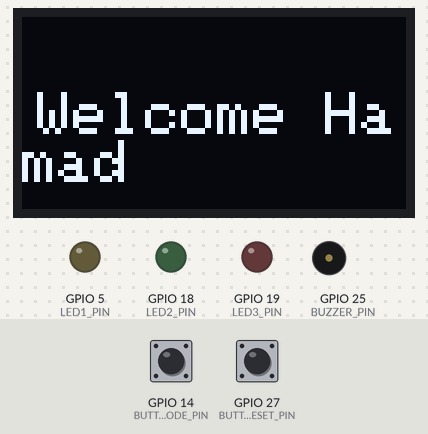
Bench run of a program on a simulated ESP32. Shown: 128×64 one-colour display, output pins drawn as LEDs (lit = HIGH), buzzer (waves = sounding, pin HIGH). Dashed ring = blinking. Inputs (shaded band) come from the test bench; at power-on: GPIO 14 (BUTTON_MODE_PIN) HIGH, GPIO 27 (BUTTON_RESET_PIN) HIGH. What the program prints to the serial monitor is not drawn.

Above: at 3.3 s.
3.4 s: GPIO 14 (BUTTON_MODE_PIN) pulled LOW for 1 s
5.9 s: GPIO 14 (BUTTON_MODE_PIN) pulled LOW for 0.15 s
At 6.47 s:
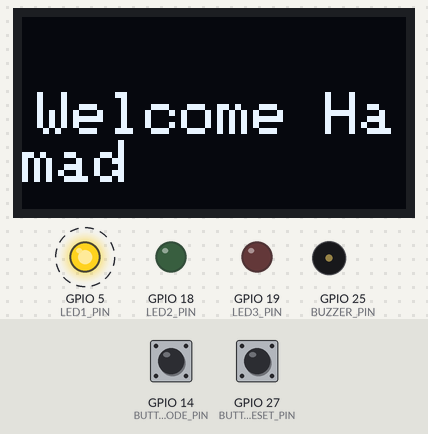
9.0 s: GPIO 14 (BUTTON_MODE_PIN) pulled LOW for 0.15 s
10.8 s: GPIO 14 (BUTTON_MODE_PIN) pulled LOW for 0.15 s
At 11.47 s:
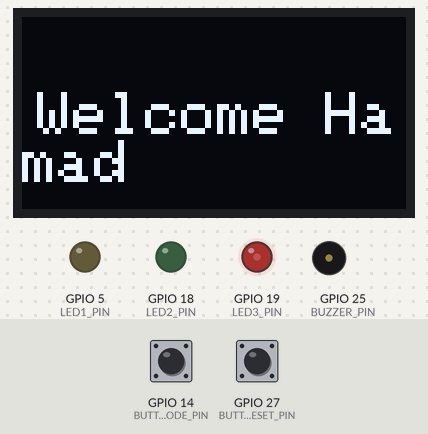
11.5 s: GPIO 27 (BUTTON_RESET_PIN) pulled LOW for 0.15 s
At 11.8 s:
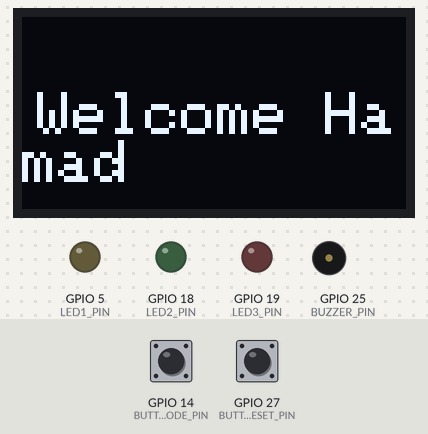
13.1 s: GPIO 14 (BUTTON_MODE_PIN) pulled LOW for 3.2 s
At 16.7 s:
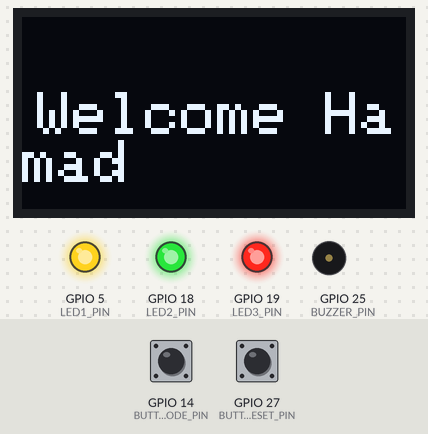
Timing chart, 0 to 18.2 s (numbered marks = the images above; inputs shaded):
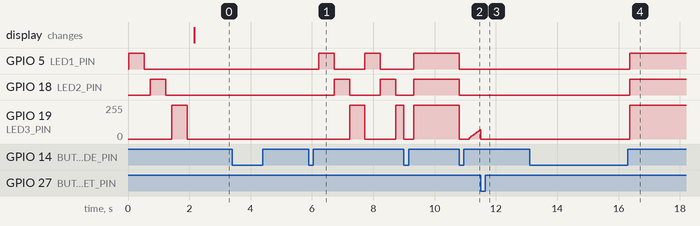

Measured:
- after the input at 5.9 s, GPIO 5 (LED1_PIN): alternates HIGH for 0.50 s and LOW for 1.0 s, starting after 0.33 s; GPIO 18 (LED2_PIN): alternates HIGH for 0.50 s and LOW for 1.0 s, starting after 0.83 s; GPIO 19 (LED3_PIN): 0/255 → 255/255 after 1.3 s, → 0/255 0.50 s later, → 255/255 1.0 s later
- after the input at 10.8 s, GPIO 5 (LED1_PIN), GPIO 18 (LED2_PIN): HIGH → LOW at once
- after the input at 11.5 s, GPIO 5 (LED1_PIN), GPIO 18 (LED2_PIN): stays LOW (without the input it goes to HIGH after 0.20 s)
- after the input at 13.1 s, GPIO 5 (LED1_PIN), GPIO 18 (LED2_PIN): LOW → HIGH after 3.3 s; GPIO 19 (LED3_PIN): 0/255 → 255/255 after 3.3 s

The program:

main.cpp
```cpp
// Task A
// Name: Hamad Khan
// Registration: 23_NTU_CS_1098
// CS B 5th

#include <Wire.h>
#include <Adafruit_GFX.h>
#include <Adafruit_SSD1306.h>

// --- Pin Definitions --- (ESP32 PINS)
#define BUTTON_MODE_PIN 14
#define BUTTON_RESET_PIN 27
#define LED1_PIN 5
#define LED2_PIN 18
#define LED3_PIN 19    // PWM capable pin
#define BUZZER_PIN 25

// --- OLED Setup (I2C) ---
#define SCREEN_WIDTH 128
#define SCREEN_HEIGHT 64
#define OLED_ADDR 0x3C
Adafruit_SSD1306 display(SCREEN_WIDTH, SCREEN_HEIGHT, &Wire, -1);

// --- Program Variables ---
int currentMode = 0;
const int TOTAL_MODES = 4;
unsigned long previousBlinkTime = 0;
int blinkState = 0; // 0=LED1, 1=LED2, 2=LED3
int fadeValue = 0;
bool fadeDirection = true;

// --- Mode Names for Display ---
const char* modeNames[] = {
  "ALL LEDs OFF",
  "ONE-BY-ONE Blink",
  "ALL LEDs ON",
  "PWM Fade"
};

// --- Function Prototypes ---
void testAllLEDs();
void resetLEDs();
void updateDisplay();
void oneByOneBlink();
void pwmFade();

void setup() {
  // Initialize Serial for debugging
  Serial.begin(115200);

  // Button Inputs with internal pull-up resistors
  pinMode(BUTTON_MODE_PIN, INPUT_PULLUP);
  pinMode(BUTTON_RESET_PIN, INPUT_PULLUP);

  // LED Outputs
  pinMode(LED1_PIN, OUTPUT);
  pinMode(LED2_PIN, OUTPUT);
  pinMode(LED3_PIN, OUTPUT);
  pinMode(BUZZER_PIN, OUTPUT);

  // --- OLED Display Initialization ---
  if(!display.begin(SSD1306_SWITCHCAPVCC, OLED_ADDR)) {
    Serial.println("SSD1306 allocation failed!");
  } else {
    Serial.println("OLED initialized successfully!");
  }

  // Display setup
  display.clearDisplay();
  display.setTextSize(1);
  display.setTextColor(WHITE);
  display.setCursor(0, 0);

  // Test all LEDs at startup
  testAllLEDs();

  resetLEDs();
  updateDisplay();

  Serial.println(" Task 1 - LED Mode Cycling System Started");
  Serial.println("Press Button 1 (Pin 14) to change modes");
  Serial.println("Press Button 2 (Pin 27) to reset to OFF");
}

void loop() {
  // --- Mode Button: Cycle through modes ---
  if (digitalRead(BUTTON_MODE_PIN) == LOW) {
    currentMode = (currentMode + 1) % TOTAL_MODES;
    resetLEDs();
    updateDisplay();
    Serial.print(" Mode changed to: ");
    Serial.println(modeNames[currentMode]);
    delay(300);
  }

  // --- Reset Button: Return to OFF mode ---
  if (digitalRead(BUTTON_RESET_PIN) == LOW) {
    currentMode = 0;
    resetLEDs();
    updateDisplay();
    Serial.println(" Reset to OFF mode");
    delay(300);
  }

  // --- Execute Current Mode Behavior ---
  switch(currentMode) {
    case 0: // Mode 0: All LEDs OFF
      resetLEDs();
      break;

    case 1: // Mode 1: One-by-One Blinking
      oneByOneBlink();
      break;

    case 2: // Mode 2: All LEDs ON
      digitalWrite(LED1_PIN, HIGH);
      digitalWrite(LED2_PIN, HIGH);
      digitalWrite(LED3_PIN, HIGH);
      break;

    case 3: // Mode 3: PWM Fade Effect
      pwmFade();
      break;
  }
}

/**
 * Test all LEDs at startup
 */
void testAllLEDs() {
  Serial.println(" Testing LED1 (Pin 5)...");
  digitalWrite(LED1_PIN, HIGH);
  delay(500);
  digitalWrite(LED1_PIN, LOW);
  delay(200);

  Serial.println(" Testing LED2 (Pin 18)...");
  digitalWrite(LED2_PIN, HIGH);
  delay(500);
  digitalWrite(LED2_PIN, LOW);
  delay(200);

  Serial.println(" Testing LED3 (Pin 19)...");
  digitalWrite(LED3_PIN, HIGH);
  delay(500);
  digitalWrite(LED3_PIN, LOW);
  delay(200);

  Serial.println(" All LEDs tested successfully!");
}

/**
 * Reset all LEDs to OFF state
 */
void resetLEDs() {
  digitalWrite(LED1_PIN, LOW);
  digitalWrite(LED2_PIN, LOW);
  digitalWrite(LED3_PIN, LOW);
  analogWrite(LED3_PIN, 0); // Turn off PWM
  blinkState = 0;
}

/**
 * One-by-One LED Blinking Pattern
 * LEDs light up sequentially: LED1 → LED2 → LED3 → repeat
 */
void oneByOneBlink() {
  unsigned long currentTime = millis();
  if (currentTime - previousBlinkTime >= 500) {
    previousBlinkTime = currentTime;

    // Turn off all LEDs first
    digitalWrite(LED1_PIN, LOW);
    digitalWrite(LED2_PIN, LOW);
    digitalWrite(LED3_PIN, LOW);

    // Turn on one LED at a time in sequence
    switch(blinkState) {
      case 0:
        digitalWrite(LED1_PIN, HIGH);
        Serial.println(" LED1 ON (Pin 5)");
        break;
      case 1:
        digitalWrite(LED2_PIN, HIGH);
        Serial.println(" LED2 ON (Pin 18)");
        break;
      case 2:
        digitalWrite(LED3_PIN, HIGH);
        Serial.println(" LED3 ON (Pin 19)");
        break;
    }

    // Move to next LED in sequence
    blinkState = (blinkState + 1) % 3;
  }
}

/**
 * PWM Fade Effect on LED3 with LED1 & LED2 following brightness
 * Using analogWrite() which works in Wokwi ESP32
 */
void pwmFade() {
  static unsigned long lastFadeTime = 0;
  unsigned long currentTime = millis();

  if (currentTime - lastFadeTime >= 30) {
    lastFadeTime = currentTime;

    fadeValue += (fadeDirection ? 5 : -5);

    if (fadeValue >= 255) {
      fadeValue = 255;
      fadeDirection = false;
    } else if (fadeValue <= 0) {
      fadeValue = 0;
      fadeDirection = true;
    }

    // Use analogWrite for PWM in Wokwi ESP32
    analogWrite(LED3_PIN, fadeValue);

    // LED1 and LED2 follow brightness
    digitalWrite(LED1_PIN, fadeValue > 100);
    digitalWrite(LED2_PIN, fadeValue > 100);
  }
}

/**
 * Update OLED Display with Current System State
 */
void updateDisplay() {
  display.clearDisplay();

  display.setTextSize(2);
  display.setCursor(5, 25);
  display.println("Welcome Hamad");

  display.display();
}
```
